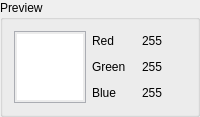
       <widget class="QGroupBox" name="groupBox">
        <property name="title">
         <string>Preview</string>
        </property>
        <layout class="QGridLayout" name="gridLayout_6">
         <item row="0" column="0">
          <layout class="QGridLayout" name="gridLayout_5">
           <item row="2" column="2">
            <widget class="QLabel" name="blue">
             <property name="text">
              <string>255</string>
             </property>
            </widget>
           </item>
           <item row="0" column="1">
            <widget class="QLabel" name="label_10">
             <property name="text">
              <string>Red</string>
             </property>
            </widget>
           </item>
           <item row="0" column="2">
            <widget class="QLabel" name="red">
             <property name="text">
              <string>255</string>
             </property>
            </widget>
           </item>
           <item row="1" column="1">
            <widget class="QLabel" name="label_12">
             <property name="text">
              <string>Green</string>
             </property>
            </widget>
           </item>
           <item row="1" column="2">
            <widget class="QLabel" name="green">
             <property name="text">
              <string>255</string>
             </property>
            </widget>
           </item>
           <item row="2" column="1">
            <widget class="QLabel" name="label_14">
             <property name="text">
              <string>Blue</string>
             </property>
            </widget>
           </item>
           <item row="0" column="0" rowspan="3">
            <widget class="QFrame" name="frame">
             <property name="minimumSize">
              <size>
               <width>72</width>
               <height>72</height>
              </size>
             </property>
             <property name="maximumSize">
              <size>
               <width>72</width>
               <height>72</height>
              </size>
             </property>
             <property name="styleSheet">
              <string notr="true">border: 1px solid #abadb3</string>
             </property>
             <property name="frameShape">
              <enum>QFrame::StyledPanel</enum>
             </property>
             <property name="frameShadow">
              <enum>QFrame::Raised</enum>
             </property>
             <layout class="QGridLayout" name="gridLayout_4">
              <property name="leftMargin">
               <number>2</number>
              </property>
              <property name="topMargin">
               <number>2</number>
              </property>
              <property name="rightMargin">
               <number>2</number>
              </property>
              <property name="bottomMargin">
               <number>2</number>
              </property>
              <property name="spacing">
               <number>2</number>
              </property>
              <item row="0" column="0">
               <widget class="QFrame" name="previ">
                <property name="styleSheet">
                 <string notr="true">border: none;
background: #fff</string>
                </property>
                <property name="frameShape">
                 <enum>QFrame::StyledPanel</enum>
                </property>
                <property name="frameShadow">
                 <enum>QFrame::Raised</enum>
                </property>
               </widget>
              </item>
             </layout>
            </widget>
           </item>
          </layout>
         </item>
        </layout>
       </widget>
